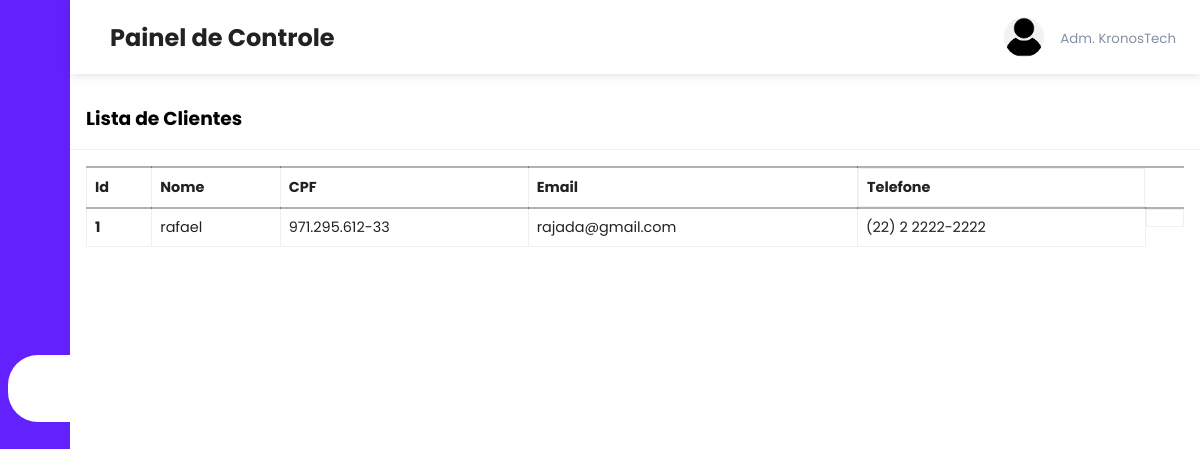
/admin/clientes.php, run on an earlier commit of the app's database.
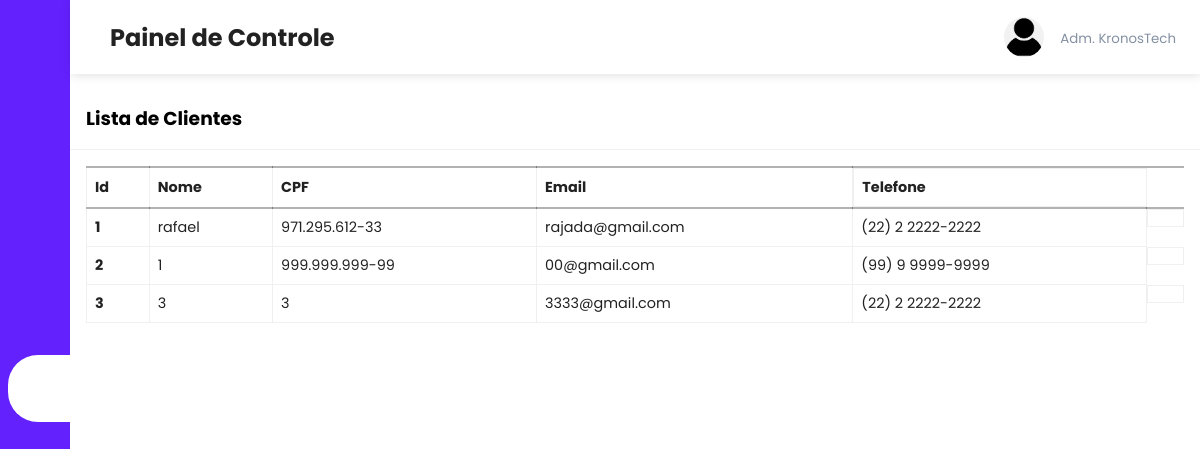
And on a later commit of the database.
### tables this page shows
CREATE TABLE `users` (
  `user_id` int(11) NOT NULL,
  `user_cpf` varchar(14) NOT NULL,
  `user_name` varchar(108) NOT NULL,
  `user_email` varchar(100) NOT NULL,
  `user_phone` varchar(16) NOT NULL,
  `user_password` varchar(100) NOT NULL
);

### admin/clientes.php (the view, shortened to what this page needs)
<?php include('header.php'); ?>
<?php
include('../server/connection.php');
if (isset($_GET['page_no']) && $_GET['page_no'] != "") {
    $page_no = $_GET['page_no'];
} else {
    $page_no = 1;
}
$total_records_per_page = 10;
$offset = ($page_no - 1) * $total_records_per_page;
$stmt2 = $conn->prepare("SELECT * FROM users LIMIT ?, ?");
$stmt2->bind_param("ii", $offset, $total_records_per_page);
$stmt2->execute();
$users = $stmt2->get_result();
?>
<div class="recent-grid">
    <div class="projects">
        <div class="card">
            <div class="card-header">
                <h3>Lista de Clientes</h3>
            </div>
            <div class="card-body">
            <div class="table-responsive">
                    <table width="100%" class="orders-table">
                        <thead>
                            <tr>
                                <td>Id</td>
                                <td>Nome</td>
                                <td>CPF</td>
                                <td>Email</td>
                                <td>Telefone</td>
                            </tr>
                        </thead>
                        <tbody>
                            <?php while($user = $users->fetch_assoc()) { ?>
                                <tr>
                                    <td><strong><?php echo $user['user_id']; ?></strong></td>
                                    <td><?php echo $user['user_name']; ?></td>
                                    <td><?php echo $user['user_cpf']; ?></td>
                                    <td><?php echo $user['user_email']; ?></td>
                                    <td><?php echo $user['user_phone']; ?></td>
                                    <td><hidden button></button></td>
                                </tr>
                            <?php } ?>
                        </tbody>
                    </table>
            </div>
        </div>
    </div>
</div>
</body>
</html>

What changed in the data, as far as the page shows it:
added users: user_id "2", user_name "1", user_cpf "999.999.999-99", user_email "00@gmail.com", user_phone "(99) 9 9999-9999"
added users: user_id "3", user_name "3", user_cpf "3", user_email "3333@gmail.com", user_phone "(22) 2 2222-2222"
